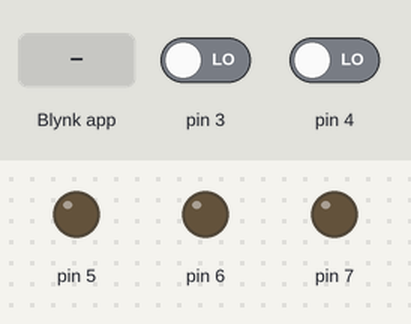
Bench run of a sketch on a simulated Arduino Uno, built with avr-gcc and run on an emulated ATmega328P. Parts: output pins drawn as LEDs (lit = HIGH). The inputs (shaded band) are chosen by the test bench; at power-on: pin 3 LOW, pin 4 LOW. WiFi joins after 1.5 s; servers stay silent unless stated; the local clock reads 2024-03-15 10:24:30 at power-on unless the sketch sets it; not simulated (calls return 0 or success): blynk_secrets.h.

Above: at 3.0 s.
3.1 s: Blynk app writes 1 to V1
At 3.2 s:
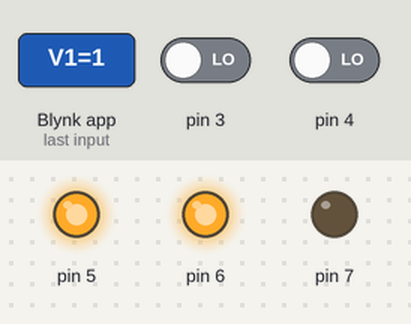
At 4.5 s:
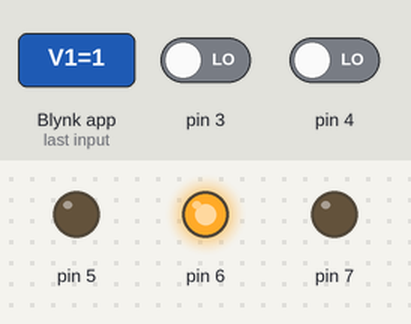
4.8 s: Blynk app writes 0 to V1
At 5.7 s:
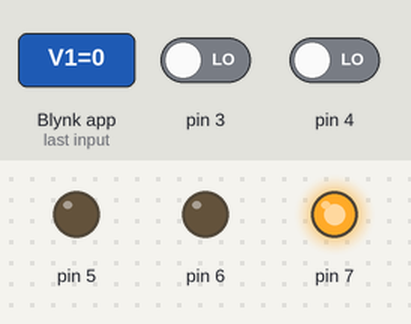
Timing chart, 0 to 7.8 s (numbered marks = the images above; inputs shaded):
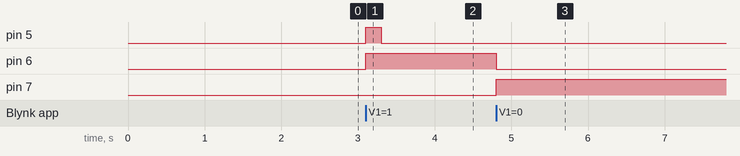

Measured:
- after the input at 3.1 s, pin 5: LOW → HIGH at once, → LOW 0.20 s later; pin 6: LOW → HIGH at once
- after the input at 4.8 s, pin 6: HIGH → LOW at once; pin 7: LOW → HIGH at once

The sketch:

heat_control.ino
```cpp
#define BLYNK_PRINT Serial

#include <SPI.h>
//#include <Ethernet.h>
//#include <BlynkSimpleEthernet.h>
#include "blynk_secrets.h"

#define MACADDRESS 0x00,0x01,0x02,0x03,0x04,0x05
//#define MYIPADDR 192,168,0,6
//#define MYIPMASK 255,255,255,0
//#define MYDNS 192,168,0,1
//#define MYGW 192,168,0,1
//#define UARTBAUD 115200


#include <UIPEthernet.h>
#include <BlynkSimpleUIPEthernet.h>

//#define W5100_CS  10
//#define SDCARD_CS 4


#define DEBUG true

#include "my_motor.h"
#include "timer.h"

BlynkTimer timer;
MyTimer my_timer;

const int timerCount = 2;
MyTimer* my_timers = new MyTimer[timerCount];

WidgetTerminal terminal(V10);


// MyMotor my_motor(7, 6, 5, 9, 8);
// MyMotor(int open_sensor_pin, int closed_sensor_pin, int enable_pin, int input1_pin, int input2_pin ) {
MyMotor my_motor(PB3, PB4, PB5, PB6, PB7);
// MyMotor my_motor(PB8, PB9, PB5, PB6, PB7);

void setup () {

  Serial.begin(9600);

  timer.setInterval(300L, motor_process);

  Blynk.begin(auth, blynk_server, 8442);

  my_motor.setup();

  setSyncInterval(10 * 60);
  timer.setInterval(60000L, check_my_timers);
}


BLYNK_WRITE(V1) {
  int buttonState = param.asInt();

  if (buttonState == 0) {
    log_to_terminal("manually close");
    my_motor.close();
  }

  if (buttonState == 1) {
    log_to_terminal("manually open");
    my_motor.open();
  }
}

BLYNK_WRITE(V2) {
  TimeInputParam t(param);

  BLYNK_LOG("Timer1 set");

  MyTimer mt = MyTimer();
  mt.init_from_timeinput(t);

  log_to_terminal("Timer1 set");

  my_timers[0] = mt;
}


BLYNK_WRITE(V3) {
  TimeInputParam t(param);

  MyTimer mt = MyTimer();
  mt.init_from_timeinput(t);

  log_to_terminal("Timer2 set");

  my_timers[1] = mt;

}

BLYNK_CONNECTED() {
  Blynk.syncVirtual(V1, V2, V3);
  rtc.begin();
  log_to_terminal("Connected");
}

void motor_process() {
  my_motor.processMotion();
}

void check_my_timers() {
//   log_to_terminal("check timers");

   for (int i = 0; i < timerCount; i++) {
     if (my_timers[i].checkStartTime()) {
        log_to_terminal("open by Timer");

        Blynk.virtualWrite(1, 1);
        my_motor.open();

     }
     if (my_timers[i].checkStopTime()) {
        log_to_terminal("close by Timer");

        Blynk.virtualWrite(1, 0);
        my_motor.close();
     }
   }
}

void log_to_terminal(String line) {
  terminal.print(hour());
  terminal.print(":");
  terminal.print(minute());
  terminal.print(" ");
  terminal.println(line);
  terminal.flush();
}

void loop(){
  Blynk.run();
  timer.run();
}
```

my_motor.h
```cpp
class MyMotor
{
int open_sensor_pin;
int closed_sensor_pin;
int enable_pin;
int input1_pin;
int input2_pin;

public:
  MyMotor(int open_sensor_pin, int closed_sensor_pin, int enable_pin, int input1_pin, int input2_pin ) {
    this->open_sensor_pin = open_sensor_pin;
    this->closed_sensor_pin = closed_sensor_pin;
    this->enable_pin = enable_pin;
    this->input1_pin = input1_pin;
    this->input2_pin = input2_pin;
  }

  void setup() {
      pinMode(this->input1_pin, OUTPUT);
      pinMode(this->input2_pin,OUTPUT);
      pinMode(this->enable_pin, OUTPUT);
      pinMode(this->closed_sensor_pin, INPUT);
      pinMode(this->open_sensor_pin,INPUT);
  };

  enum moveDirections {
    closing,
    opening,
    stopped
  };

  enum positionStates {
    opened,
    closed,
    state_undefined
  };

  enum moveDirections moveDir = stopped;
  enum positionStates posState;

  int sensorTriggered(int sensorPin) {
    return digitalRead(sensorPin) == LOW;
  };

  void motorEnable(){
    digitalWrite(this->enable_pin, HIGH);
  };

  void motorDisable() {
    digitalWrite(this->enable_pin, LOW);
    this->moveDir = this->stopped;
  };

  void moveClose() {
    this->motorEnable();
    this->moveDir = this->closing;
    digitalWrite(this->input2_pin, HIGH);
    digitalWrite(this->input1_pin, LOW);
  };

  void moveOpen() {
    this->motorEnable();
    this->moveDir = this->opening;
    digitalWrite(this->input1_pin, HIGH);
    digitalWrite(this->input2_pin, LOW);

  };

  void open() {
    this->moveOpen();
  }

  void close() {
    this->moveClose();
  }

  void processMotion() {
      switch (this->moveDir) {
        case this->closing:
          if (this->sensorTriggered(this->closed_sensor_pin)) {
            this->motorDisable();
          }
          break;

        case this->opening:
          if (this->sensorTriggered(this->open_sensor_pin)) {
            this->motorDisable();
          }
          break;

        case this->stopped:
          break;
      }
  };

  positionStates getPosition() {
    // Sensors can trigger only when motor is on

    if (this->moveDir == opening || this->moveDir == closing) {
      return state_undefined;
    }

    if (this->moveDir == this->stopped) {
      this->moveClose();
      if (sensorTriggered(this->closed_sensor_pin)) {
        return this->closed;
      }
      if (sensorTriggered(this->open_sensor_pin)) {
        return this->opened;
      }

      this->moveOpen();
      if (sensorTriggered(this->open_sensor_pin)) {
        return this->opened;
      }
      if (sensorTriggered(this->closed_sensor_pin)) {
        return this->closed;
      }
      return this->state_undefined;
    }
    return this->state_undefined;
  };
};
```

timer.h
```cpp
#include <TimeLib.h>
#include <WidgetRTC.h>

WidgetRTC rtc;

class MyTimer {
    int startHour;
    int startMinute;
    int stopHour;
    int stopMinute;
    byte weekdays = 0x00;

    // weekday(); // Day of the week (1-7), Sunday is day 1

    public:
        MyTimer() {

        }

        void init_from_timeinput(TimeInputParam t) {
          if (t.hasStartTime()) {
            startHour = t.getStartHour();
            startMinute = t.getStartMinute();
          }

          if (t.hasStopTime()) {
            stopHour = t.getStopHour();
            stopMinute = t.getStopMinute();
          }

          for (int day = 1; day < 8; day++) {
            if (t.isWeekdaySelected(day)) {
              bitSet(weekdays, day);
            }
          }
        }

        // void setStartTime(int startHour, int startMinute) {
        //   startHour = startHour;
        //   startMinute = startMinute;
        // }

        // void setStopTime(int stopHour, int stopMinute) {
        //   stopHour = stopHour;
        //   stopMinute = stopMinute;
        // }

        bool checkStartTime() {
          return hour() == startHour && minute() == startMinute && bitRead(weekdays, (weekday() - 1) % 7);
        }

        bool checkStopTime() {
          return hour() == stopHour && minute() == stopMinute && bitRead(weekdays, (weekday() - 1) % 7);
        }
};
```
